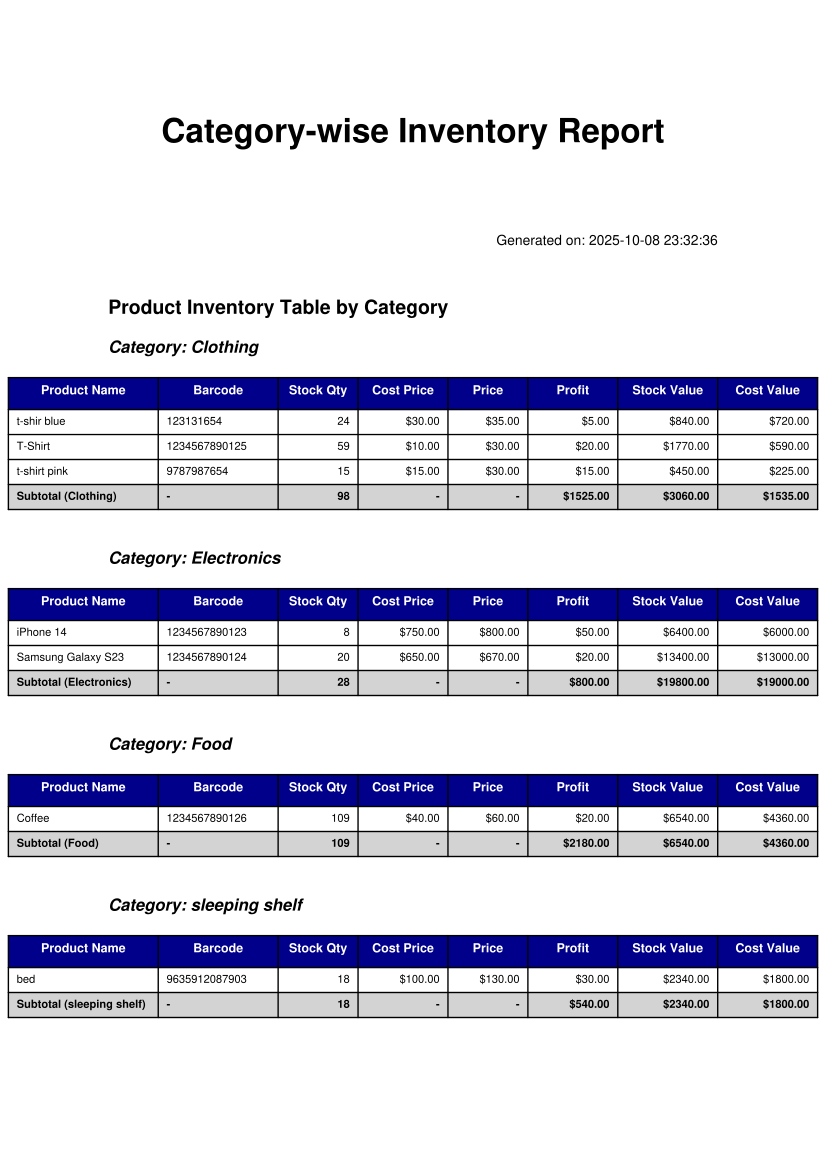

The script that saved this image:
import pandas as pd
import matplotlib
matplotlib.use('Agg')  # Use non-interactive backend
import matplotlib.pyplot as plt
from reportlab.lib import colors
from reportlab.lib.pagesizes import letter, A4
from reportlab.lib.styles import getSampleStyleSheet, ParagraphStyle
from reportlab.lib.units import inch
from reportlab.platypus import SimpleDocTemplate, Paragraph, Spacer, Table, TableStyle, Image
from reportlab.pdfgen import canvas
import sys
import os
sys.path.append(os.path.dirname(os.path.dirname(os.path.abspath(__file__))))
from connection import connection
from datetime import datetime, timedelta
import io

class CategoryInventoryReport:
    def __init__(self):
        self.styles = getSampleStyleSheet()
        self.title_style = ParagraphStyle(
            'CustomTitle',
            parent=self.styles['Heading1'],
            fontSize=24,
            spaceAfter=30,
            alignment=1  # Center alignment
        )

    def get_product_data(self):
        """Fetch individual product data with category"""
        try:
            query = """
            SELECT
                p.product_name,
                p.barcode,
                p.stock_quantity,
                p.price,
                p.cost_price,
                c.category_name,
                (p.price - COALESCE(p.cost_price, 0)) as profit,
                (COALESCE(p.stock_quantity, 0) * p.price) as stock_value,
                (COALESCE(p.stock_quantity, 0) * COALESCE(p.cost_price, 0)) as cost_value
            FROM products p
            LEFT JOIN categories c ON p.category_id = c.id
            WHERE c.category_name IS NOT NULL AND c.category_name != ''
            ORDER BY c.category_name, p.product_name
            """
            data = []
            connection.contogetrows(query, data)
            return data
        except Exception as e:
            print(f"Error fetching product data: {e}")
            return []

    def create_category_table(self, data):
        """Create detailed product inventory table grouped by category"""
        if not data:
            return Paragraph("No product data available", self.styles['Normal'])

        from reportlab.platypus import Table, TableStyle

        # Group products by category
        category_groups = {}
        overall_totals = {'products': 0, 'stock': 0, 'cost_value': 0.0, 'stock_value': 0.0, 'profit': 0.0}

        for row in data:
            if len(row) >= 9:
                product_name = str(row[0]) if row[0] else ''
                barcode = str(row[1]) if row[1] else ''
                stock_quantity = int(row[2]) if row[2] else 0
                price = float(row[3]) if row[3] else 0.0
                cost_price = float(row[4]) if row[4] else 0.0
                category_name = str(row[5]) if row[5] else 'Uncategorized'
                profit = float(row[6]) if row[6] else 0.0
                stock_value = float(row[7]) if row[7] else 0.0
                cost_value = float(row[8]) if row[8] else 0.0

                if category_name not in category_groups:
                    category_groups[category_name] = {'products': [], 'totals': {'products': 0, 'stock': 0, 'cost_value': 0.0, 'stock_value': 0.0, 'profit': 0.0}}

                category_groups[category_name]['products'].append({
                    'name': product_name,
                    'barcode': barcode,
                    'stock': stock_quantity,
                    'cost_price': cost_price,
                    'price': price,
                    'profit': profit,
                    'stock_value': stock_value,
                    'cost_value': cost_value
                })

                category_groups[category_name]['totals']['products'] += 1
                category_groups[category_name]['totals']['stock'] += stock_quantity
                category_groups[category_name]['totals']['cost_value'] += cost_value
                category_groups[category_name]['totals']['stock_value'] += stock_value
                category_groups[category_name]['totals']['profit'] += profit * stock_quantity  # Total profit based on stock

                overall_totals['products'] += 1
                overall_totals['stock'] += stock_quantity
                overall_totals['cost_value'] += cost_value
                overall_totals['stock_value'] += stock_value
                overall_totals['profit'] += profit * stock_quantity

        # Create elements list for multiple tables
        elements = []

        # Product table headers
        headers = ['Product Name', 'Barcode', 'Stock Qty', 'Cost Price', 'Price', 'Profit', 'Stock Value', 'Cost Value']

        for category_name, category_data in category_groups.items():
            # Category header
            category_header = Paragraph(f"<b>Category: {category_name}</b>", self.styles['Heading3'])
            elements.append(category_header)
            elements.append(Spacer(1, 10))

            # Prepare table data for this category
            table_data = [headers]

            for product in category_data['products']:
                table_data.append([
                    product['name'],
                    product['barcode'],
                    f"{product['stock']:,}",
                    f"${product['cost_price']:.2f}",
                    f"${product['price']:.2f}",
                    f"${product['profit']:.2f}",
                    f"${product['stock_value']:.2f}",
                    f"${product['cost_value']:.2f}"
                ])

            # Add category subtotal
            totals = category_data['totals']
            table_data.append([
                f"Subtotal ({category_name})",
                "-",
                f"{totals['stock']:,}",
                "-",
                "-",
                f"${totals['profit']:.2f}",
                f"${totals['stock_value']:.2f}",
                f"${totals['cost_value']:.2f}"
            ])

            # Create table
            col_widths = [1.5*inch, 1.2*inch, 0.8*inch, 0.9*inch, 0.8*inch, 0.9*inch, 1.0*inch, 1.0*inch]
            table = Table(table_data, colWidths=col_widths)

            # Apply styling
            table_style = TableStyle([
                ('BACKGROUND', (0, 0), (-1, 0), colors.darkblue),
                ('TEXTCOLOR', (0, 0), (-1, 0), colors.white),
                ('ALIGN', (0, 0), (-1, 0), 'CENTER'),
                ('FONTNAME', (0, 0), (-1, 0), 'Helvetica-Bold'),
                ('FONTSIZE', (0, 0), (-1, 0), 9),
                ('BOTTOMPADDING', (0, 0), (-1, 0), 8),
                ('BACKGROUND', (0, 1), (-1, -1), colors.white),
                ('TEXTCOLOR', (0, 1), (-1, -1), colors.black),
                ('ALIGN', (2, 1), (-1, -1), 'RIGHT'),
                ('ALIGN', (0, 1), (1, -1), 'LEFT'),
                ('FONTNAME', (0, 1), (-1, -1), 'Helvetica'),
                ('FONTSIZE', (0, 1), (-1, -1), 8),
                ('GRID', (0, 0), (-1, -1), 1, colors.black),
                ('VALIGN', (0, 0), (-1, -1), 'MIDDLE'),
            ])

            # Style the subtotal row
            if len(table_data) > 1:
                subtotal_row_idx = len(table_data) - 1
                table_style.add('BACKGROUND', (0, subtotal_row_idx), (-1, subtotal_row_idx), colors.lightgrey)
                table_style.add('FONTNAME', (0, subtotal_row_idx), (-1, subtotal_row_idx), 'Helvetica-Bold')
                table_style.add('TEXTCOLOR', (0, subtotal_row_idx), (-1, subtotal_row_idx), colors.black)

            table.setStyle(table_style)
            elements.append(table)
            elements.append(Spacer(1, 15))

        # Overall totals table
        totals_table_data = [
            ['Overall Totals', '', f"{overall_totals['products']:,}", '', '', f"${overall_totals['profit']:.2f}", f"${overall_totals['stock_value']:.2f}", f"${overall_totals['cost_value']:.2f}"]
        ]
        totals_table = Table(totals_table_data, colWidths=col_widths)
        totals_style = TableStyle([
            ('BACKGROUND', (0, 0), (-1, 0), colors.darkgreen),
            ('TEXTCOLOR', (0, 0), (-1, 0), colors.white),
            ('ALIGN', (0, 0), (-1, 0), 'CENTER'),
            ('FONTNAME', (0, 0), (-1, 0), 'Helvetica-Bold'),
            ('FONTSIZE', (0, 0), (-1, 0), 10),
            ('GRID', (0, 0), (-1, -1), 1, colors.black),
        ])
        totals_table.setStyle(totals_style)
        elements.append(totals_table)

        return elements

    def create_category_pie_chart(self, data):
        """Create category distribution pie chart"""
        try:
            if not data:
                return None

            # Convert to DataFrame for easier processing
            df = pd.DataFrame(data)

            # Handle different column structures
            if len(df.columns) >= 9:
                df.columns = ['product_name', 'barcode', 'stock_quantity', 'price', 'cost_price',
                             'category_name', 'profit', 'stock_value', 'cost_value']
            else:
                print(f"Unexpected column count for pie chart data: {len(df.columns)}")
                return None

            # Aggregate by category
            category_totals = df.groupby('category_name')['stock_value'].sum().reset_index()
            category_totals = category_totals[category_totals['stock_value'] > 0]

            # Sort and limit to top 10
            category_totals = category_totals.sort_values('stock_value', ascending=False).head(10)

            if category_totals.empty:
                return None

            plt.figure(figsize=(10, 8))
            plt.pie(category_totals['stock_value'], labels=category_totals['category_name'],
                   autopct='%1.1f%%', startangle=90)
            plt.title('Inventory Value Distribution by Category', fontsize=14, fontweight='bold')
            plt.axis('equal')

            buf = io.BytesIO()
            plt.savefig(buf, format='png', dpi=100, bbox_inches='tight')
            buf.seek(0)
            plt.close()

            return buf

        except Exception as e:
            print(f"Error creating category pie chart: {e}")
            return None

    def create_category_bar_chart(self, data):
        """Create category comparison bar chart"""
        try:
            if not data:
                return None

            # Convert to DataFrame for easier processing
            df = pd.DataFrame(data)

            # Handle different column structures
            if len(df.columns) >= 9:
                df.columns = ['product_name', 'barcode', 'stock_quantity', 'price', 'cost_price',
                             'category_name', 'profit', 'stock_value', 'cost_value']
            else:
                print(f"Unexpected column count for bar chart data: {len(df.columns)}")
                return None

            # Aggregate by category
            category_summary = df.groupby('category_name').agg({
                'stock_quantity': 'sum',
                'stock_value': 'sum'
            }).reset_index()

            # Sort and limit to top 10
            category_summary = category_summary.sort_values('stock_value', ascending=False).head(10)

            if category_summary.empty:
                return None

            fig, (ax1, ax2) = plt.subplots(2, 1, figsize=(12, 8))

            # Stock levels bar chart
            bars1 = ax1.bar(category_summary['category_name'], category_summary['stock_quantity'],
                           color='skyblue', alpha=0.7)
            ax1.set_title('Stock Levels by Category', fontsize=12, fontweight='bold')
            ax1.set_ylabel('Total Stock Quantity', fontsize=10)
            ax1.tick_params(axis='x', rotation=45)

            # Add value labels on bars
            for bar, stock in zip(bars1, category_summary['stock_quantity']):
                height = bar.get_height()
                ax1.text(bar.get_x() + bar.get_width()/2., height + max(category_summary['stock_quantity']) * 0.01,
                        f'{int(stock):,}', ha='center', va='bottom', fontsize=8)

            # Value bar chart
            bars2 = ax2.bar(category_summary['category_name'], category_summary['stock_value'],
                           color='lightgreen', alpha=0.7)
            ax2.set_title('Inventory Value by Category', fontsize=12, fontweight='bold')
            ax2.set_ylabel('Total Value ($)', fontsize=10)
            ax2.tick_params(axis='x', rotation=45)

            # Add value labels on bars
            for bar, value in zip(bars2, category_summary['stock_value']):
                height = bar.get_height()
                ax2.text(bar.get_x() + bar.get_width()/2., height + max(category_summary['stock_value']) * 0.01,
                        f'${value:,.0f}', ha='center', va='bottom', fontsize=8)

            plt.tight_layout()

            buf = io.BytesIO()
            plt.savefig(buf, format='png', dpi=100, bbox_inches='tight')
            buf.seek(0)
            plt.close()

            return buf

        except Exception as e:
            print(f"Error creating category bar chart: {e}")
            return None

    def generate_report(self, output_path="category_inventory_report.pdf"):
        """Generate the complete category inventory report"""
        try:
            # Get data
            data = self.get_product_data()
            if not data:
                print("No data available for report generation")
                return False

            # Create PDF document
            doc = SimpleDocTemplate(output_path, pagesize=A4)
            elements = []

            # Title
            title = Paragraph("Category-wise Inventory Report", self.title_style)
            elements.append(title)
            elements.append(Spacer(1, 0.5*inch))

            # Report generation date
            date_style = ParagraphStyle('DateStyle', parent=self.styles['Normal'], fontSize=10, alignment=2)
            report_date = Paragraph(f"Generated on: {datetime.now().strftime('%Y-%m-%d %H:%M:%S')}", date_style)
            elements.append(report_date)
            elements.append(Spacer(1, 0.3*inch))

            # Product table
            elements.append(Paragraph("Product Inventory Table by Category", self.styles['Heading2']))
            product_tables = self.create_category_table(data)
            elements.extend(product_tables)
            elements.append(Spacer(1, 0.5*inch))

            # Category pie chart
            if data:
                elements.append(Paragraph("Inventory Value Distribution by Category", self.styles['Heading2']))
                pie_buf = self.create_category_pie_chart(data)
                if pie_buf:
                    img = Image(pie_buf)
                    img.drawHeight = 4*inch
                    img.drawWidth = 6*inch
                    elements.append(img)
                elements.append(Spacer(1, 0.5*inch))

            # Category bar charts
            if data:
                elements.append(Paragraph("Category Comparison Charts", self.styles['Heading2']))
                bar_buf = self.create_category_bar_chart(data)
                if bar_buf:
                    img = Image(bar_buf)
                    img.drawHeight = 5*inch
                    img.drawWidth = 7*inch
                    elements.append(img)
                elements.append(Spacer(1, 0.5*inch))

            # Insights
            insights = """
            <b>Key Insights:</b><br/>
            • Categories are sorted by total inventory value (highest to lowest)<br/>
            • Monitor categories with high out-of-stock percentages<br/>
            • Focus restocking efforts on high-value categories<br/>
            • Consider category-wise purchasing strategies<br/>
            • Use this data for assortment planning and space allocation
            """
            insights_style = ParagraphStyle(
                'InsightsStyle',
                parent=self.styles['Normal'],
                fontSize=10,
                borderColor=colors.green,
                borderWidth=1,
                borderPadding=10,
                backColor=colors.lightgreen,
                spaceAfter=10
            )
            elements.append(Paragraph(insights, insights_style))

            # Build PDF
            doc.build(elements)
            print(f"Category inventory report generated successfully: {output_path}")
            return True

        except Exception as e:
            print(f"Error generating category inventory report: {e}")
            return False

def generate_category_inventory_report():
    """Main function to generate category inventory report"""
    try:
        # Ensure stockreports directory exists
        os.makedirs('stockreports', exist_ok=True)

        # Generate report
        report = CategoryInventoryReport()
        filename = f"stockreports/category_inventory_report_{datetime.now().strftime('%Y%m%d_%H%M%S')}.pdf"
        success = report.generate_report(filename)

        if success:
            return True, f"Category inventory report generated successfully: {filename}"
        else:
            return False, "Failed to generate category inventory report"

    except Exception as e:
        return False, f"Error generating category inventory report: {str(e)}"

if __name__ == "__main__":
   # success, message = generate_category_inventory_report()
   # print(message)
    os.makedirs("stockreports", exist_ok=True)

    # Generate report
    stockreports = CategoryInventoryReport()
    success = stockreports.generate_report("stockreports/categoryreport.pdf")

    if success:
        print("Financial Report generated successfully!")
    else:
        print("Failed to generate financial report.")
